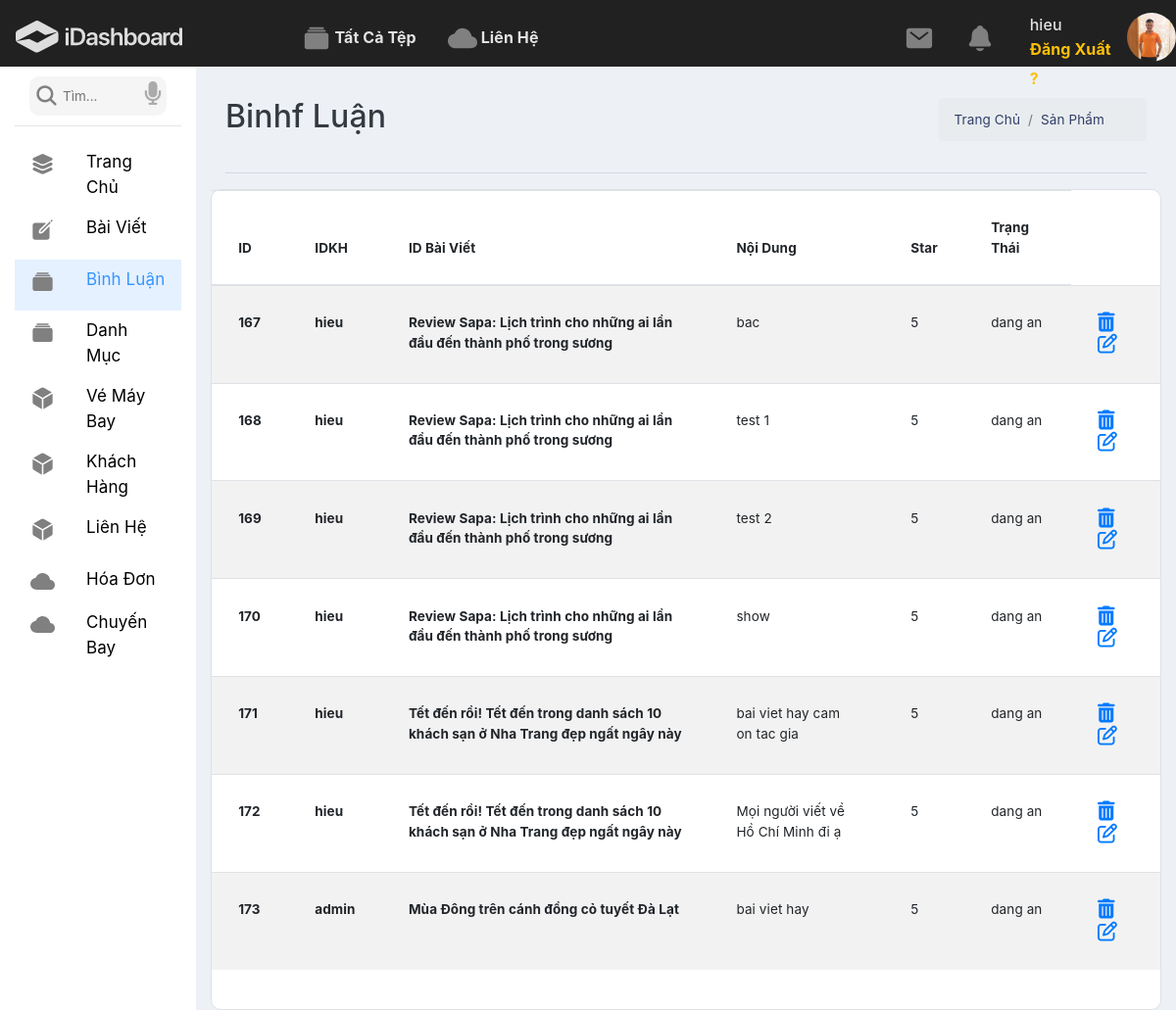
Screenshot of /admin/index.php?ctrl=binhluan&act=index (signed in) with the database file from the repository.
### tables this page shows
CREATE TABLE IF NOT EXISTS `binhluan` (
  `id` int(11) NOT NULL AUTO_INCREMENT,
  `idkh` int(11) NOT NULL,
  `idbaiviet` int(11) NOT NULL,
  `noidung` varchar(255) NOT NULL,
  `thoigian` datetime DEFAULT NULL,
  `star` int(11) DEFAULT NULL,
  `trangthai` tinyint(1) DEFAULT 1,
  PRIMARY KEY (`id`),
  KEY `bl_kh` (`idkh`),
  KEY `bl_bv` (`idbaiviet`)
);

CREATE TABLE IF NOT EXISTS `khachhang` (
  `id` int(12) NOT NULL AUTO_INCREMENT,
  `tenKH` varchar(55) DEFAULT NULL,
  `user` varchar(255) NOT NULL,
  `gioitinh` tinyint(1) NOT NULL DEFAULT 1,
  `role` tinyint(1) NOT NULL DEFAULT 0,
  `pass` varchar(255) NOT NULL,
  `kichhoat` tinyint(1) NOT NULL DEFAULT 0,
  `email` varchar(255) DEFAULT NULL,
  `avatar` varchar(50) DEFAULT NULL,
  `sodienthoai` varchar(11) DEFAULT NULL,
  `diachi` varchar(255) DEFAULT NULL,
  `thanhpho` varchar(255) DEFAULT NULL,
  `tichdiem` int(3) DEFAULT 10,
  `randomkey` varchar(255) DEFAULT NULL,
  PRIMARY KEY (`id`)
);

CREATE TABLE IF NOT EXISTS `baiviet` (
  `id` int(12) NOT NULL AUTO_INCREMENT,
  `name` varchar(255) NOT NULL,
  `slug` varchar(255) DEFAULT NULL,
  `img` varchar(255) NOT NULL,
  `iddm` int(12) NOT NULL,
  `date` date DEFAULT NULL,
  `noidung` text NOT NULL,
  `tacgia` varchar(100) NOT NULL,
  `tag` varchar(100) DEFAULT NULL,
  `luotxem` int(12) DEFAULT NULL,
  `mota` text DEFAULT NULL,
  `public` tinyint(1) NOT NULL DEFAULT 1,
  PRIMARY KEY (`id`),
  KEY `fk_baiviet_dmbaiviet` (`iddm`)
);

### system/database.php (called while the page is built, shortened)
<?php
function connect(){
    try {
        $ConnectionOption = array
            (
                PDO::MYSQL_ATTR_INIT_COMMAND => "SET NAMES 'utf8'",
                PDO::ATTR_ERRMODE => PDO::ERRMODE_EXCEPTION,
            );
        $conn = new PDO ('mysql:host='.HOST_DB.';dbname='.NAME_DB.';charset=utf8', USER_DB, PASS_DB, $ConnectionOption);
        $conn->setAttribute(PDO::ATTR_ERRMODE, PDO::ERRMODE_EXCEPTION);
        return $conn;
    } catch(PDOException $e) {
      echo "Lỗi Kết Nối database: " . $e->getMessage();
    }
}
function result1($fe,$sql){
    $sqlValue = array_slice(func_get_args(),2);
    try {
        $conn = connect();
        $stmt = $conn->prepare($sql);
        $stmt->execute($sqlValue);
        if($fe===0)return $stmt->fetchAll();elseif($fe===1)return $stmt->fetch(PDO::FETCH_ASSOC);
    } catch (PDOException $e) {
        echo "Lỗi: " . $e->getMessage();
    }
    finally{
        unset($conn);
    }
}
?>

### admin/models/binhluan.php (called while the page is built, shortened)
<?php
function showTenbv($id){
    $sql ="select * from baiviet where id = '$id'";
    return result1(1,$sql)['name'];
}
function showbl(){
    $sql = "select * from binhluan where 1";
    return result1(0,$sql);
}
?>

### admin/models/khachhang.php (called while the page is built, shortened)
<?php
function showTenKh($id){
    $sql ="select * from khachhang where id= '$id'";
    return result1(1,$sql)['user'];
}

### admin/views/binhluanindex.php (the view, shortened to what this page needs)
<div class="col-lg-10">
                    <div class="container-fluid">
                        <div class="row d-flex justify-content-between mt-3">
                            <div class="col-lg-4 text-dark mt-3">
                                <h2>Binhf Luận</h2>
                            </div>
                            <div class="col-lg-3 mt-3">
                                <nav aria-label="breadcrumb ">
                                    <ol class="breadcrumb">
                                        <li class="breadcrumb-item"><a href="#">Trang Chủ</a></li>
                                        <li class="breadcrumb-item"><a href="#">Sản Phẩm</a></li>
                                    </ol>
                                </nav>
                            </div>
                        </div>
                        <hr>
                        <div class="row mt-3">
                            <div class="col-lg-12 bg-white pb-4 border">
                                <div class="row d-flex justify-content-center">
                                    <table class="table table-striped table-inverse table-responsive">
                                        <thead class="thead-inverse">
                                            <tr>
                                                <th>ID</th>
                                                <th >IDKH</th>
                                                <th>ID Bài Viết</th>
                                                <th>Nội Dung</th>
                                                <th>Star</th>
                                                <th>Trạng Thái</th>
                                            </tr>
                                        </thead>
                                        <tbody >
                                            <?php
                                                foreach ($showbl as $bl) {
                                                    $id = $bl['id'];
                                                    $star = $bl['star'];
                                                    $noidung = $bl['noidung'];
                                                    $anhien = $bl['trangthai'];
                                                    if($anhien == 1){
                                                        $anhien = 'checked';
                                                    }else{
                                                        $anhien ='onclick="return false"';
                                                    }
                                                    $linkdel = "index.php?ctrl=binhluan&act=del&iddel=".$id;
                                                    $linkedit = "index.php?ctrl=binhluan&act=edit&idedit=".$id;
                                                    ?>
                                                <tr>
                                                    <td><strong><?=$id?></strong></td>
                                                   <td><strong><?=showTenKh($bl['idkh'])?></strong></td>
                                                   <td><strong><?=showTenbv($bl['idbaiviet'])?></strong></td>
                                                    <td><?=$noidung?></td>
                                                    <td><?=$star?></td>
                                                    <td><?= ($anhien==1)? "Dang hien":"dang an"; ?></td>
                                                    <td><a onclick="checkDelete('<?php echo $linkdel; ?>')"> <i  class="fa fa-trash mr-2" aria-hidden="true"></i></a> <a href="<?=$linkedit?>"> <i class="fa fa-edit"></i></a></td>
                                                </tr>
                                            <?php }?>
                                        </tbody>
                                    </table>
                                </div>
                            </div>
                        </div>
                    </div>
                </div>

### rows the page displays
binhluan: id "167", idkh.user "hieu", idbaiviet.name "Review Sapa: Lịch trình cho những ai lần đầu đến thành phố trong sương", noidung "bac", star "5", trangthai "dang an"
binhluan: id "168", idkh.user "hieu", idbaiviet.name "Review Sapa: Lịch trình cho những ai lần đầu đến thành phố trong sương", noidung "test 1", star "5", trangthai "dang an"
binhluan: id "169", idkh.user "hieu", idbaiviet.name "Review Sapa: Lịch trình cho những ai lần đầu đến thành phố trong sương", noidung "test 2", star "5", trangthai "dang an"
binhluan: id "170", idkh.user "hieu", idbaiviet.name "Review Sapa: Lịch trình cho những ai lần đầu đến thành phố trong sương", noidung "show", star "5", trangthai "dang an"
binhluan: id "171", idkh.user "hieu", idbaiviet.name "Tết đến rồi! Tết đến trong danh sách 10 khách sạn ở Nha Trang đẹp ngất ngây này", noidung "bai viet hay cam on tac gia", star "5", trangthai "dang an"
binhluan: id "172", idkh.user "hieu", idbaiviet.name "Tết đến rồi! Tết đến trong danh sách 10 khách sạn ở Nha Trang đẹp ngất ngây này", noidung "Mọi người viết về Hồ Chí Minh đi ạ", star "5", trangthai "dang an"
binhluan: id "173", idkh.user "admin", idbaiviet.name "Mùa Đông trên cánh đồng cỏ tuyết Đà Lạt", noidung "bai viet hay", star "5", trangthai "dang an"

### other values shown
$_SESSION['suser'] "hieu"
